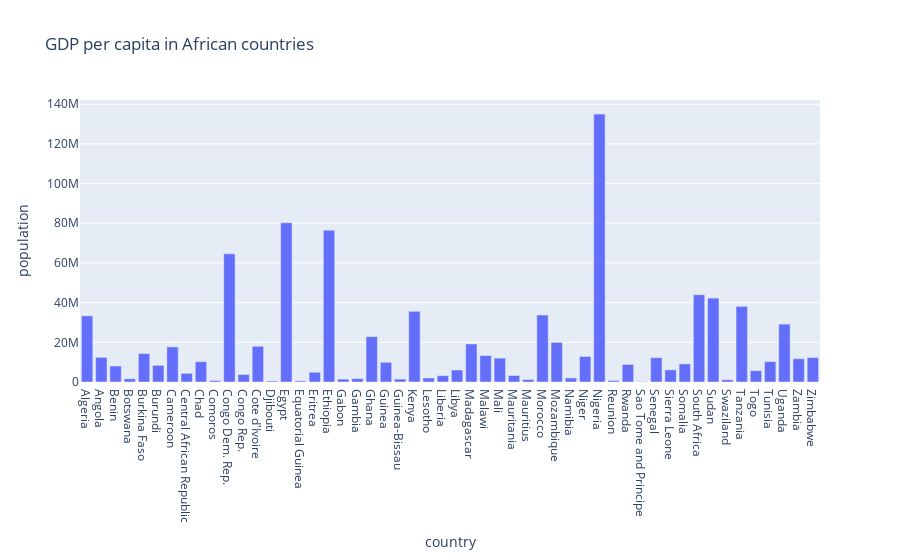

Notebook cell for this chart:
### Markdown cell above
Let's assume we want to see the information on a specific continent, namely Africa, and to find out the data on population of each African country. To do so, we have to specify the continent from the DataFrame, and than apply the plot. The easiest way to visualize the data with plotly is to use plotly express:

### Code cell
import plotly.express as px

fig = px.bar(df_countries[df_countries["continent"].isin(["Africa"])], 
             x = "country", 
             y = "population",
             title = "GDP per capita in African countries"
)
fig.show()

### Figure 1 — Plotly figure (JSON) as saved in the notebook; plotly's stock layout.template omitted (floating-point values rounded to 4 significant figures)
{"data": [{"alignmentgroup": "True", "hovertemplate": "country=%{x}<br>population=%{y}<extra></extra>", "legendgroup": "", "marker": {"color": "#636efa", "pattern": {"shape": ""}}, "name": "", "offsetgroup": "", "orientation": "v", "showlegend": false, "textposition": "auto", "type": "bar", "x": ["Algeria", "Angola", "Benin", "Botswana", "Burkina Faso", "Burundi", "Cameroon", "Central African Republic", "Chad", "Comoros", "Congo Dem. Rep.", "Congo Rep.", "Cote d'Ivoire", "Djibouti", "Egypt", "Equatorial Guinea", "Eritrea", "Ethiopia", "Gabon", "Gambia", "Ghana", "Guinea", "Guinea-Bissau", "Kenya", "Lesotho", "Liberia", "Libya", "Madagascar", "Malawi", "Mali", "Mauritania", "Mauritius", "Morocco", "Mozambique", "Namibia", "Niger", "Nigeria", "Reunion", "Rwanda", "Sao Tome and Principe", "Senegal", "Sierra Leone", "Somalia", "South Africa", "Sudan", "Swaziland", "Tanzania", "Togo", "Tunisia", "Uganda", "Zambia", "Zimbabwe"], "xaxis": "x", "y": [33333216, 12420476, 8078314, 1639131, 14326203, 8390505, 17696293, 4369038, 10238807, 710960, 64606759, 3800610, 18013409, 496374, 80264543, 551201, 4906585, 76511887, 1454867, 1688359, 22873338, 9947814, 1472041, 35610177, 2012649, 3193942, 6036914, 19167654, 13327079, 12031795, 3270065, 1250882, 33757175, 19951656, 2055080, 12894865, 135031164, 798094, 8860588, 199579, 12267493, 6144562, 9118773, 43997828, 42292929, 1133066, 38139640, 5701579, 10276158, 29170398, 11746035, 12311143], "yaxis": "y"}], "layout": {"barmode": "relative", "legend": {"tracegroupgap": 0}, "title": {"text": "GDP per capita in African countries"}, "xaxis": {"anchor": "y", "domain": [0, 1], "title": {"text": "country"}}, "yaxis": {"anchor": "x", "domain": [0, 1], "title": {"text": "population"}}}}
